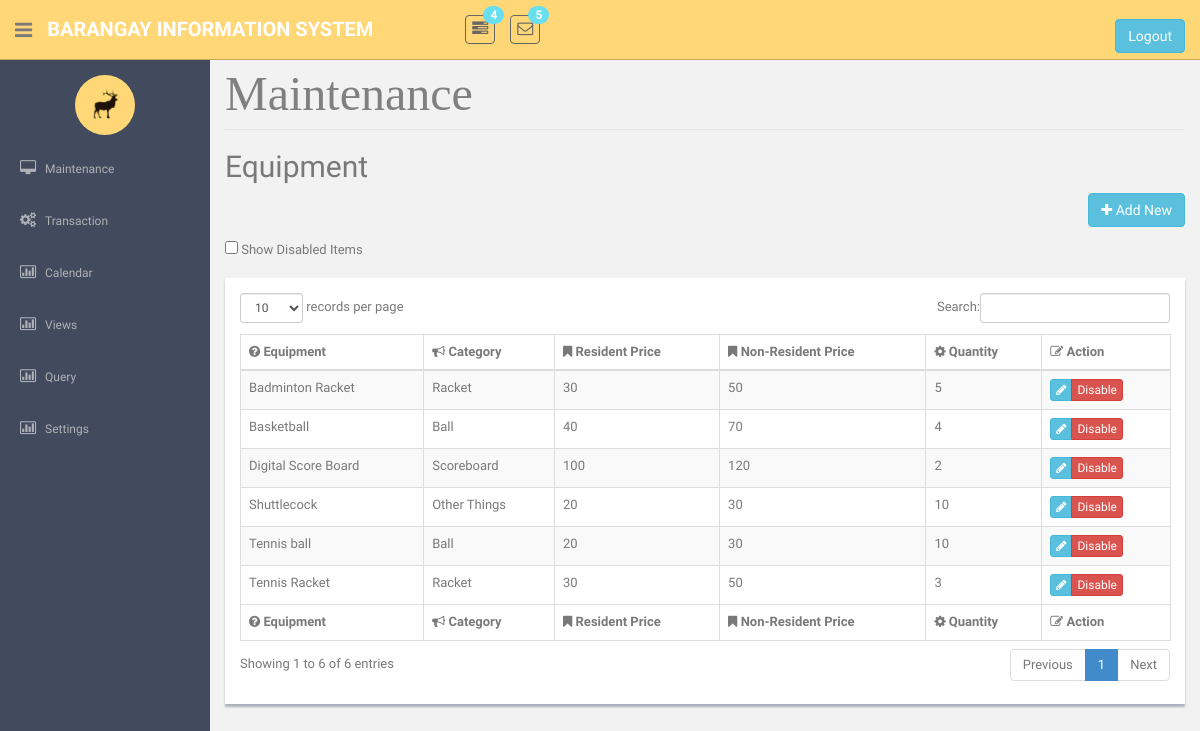
Page /EquipmentMaintenance.php on the earlier database version.
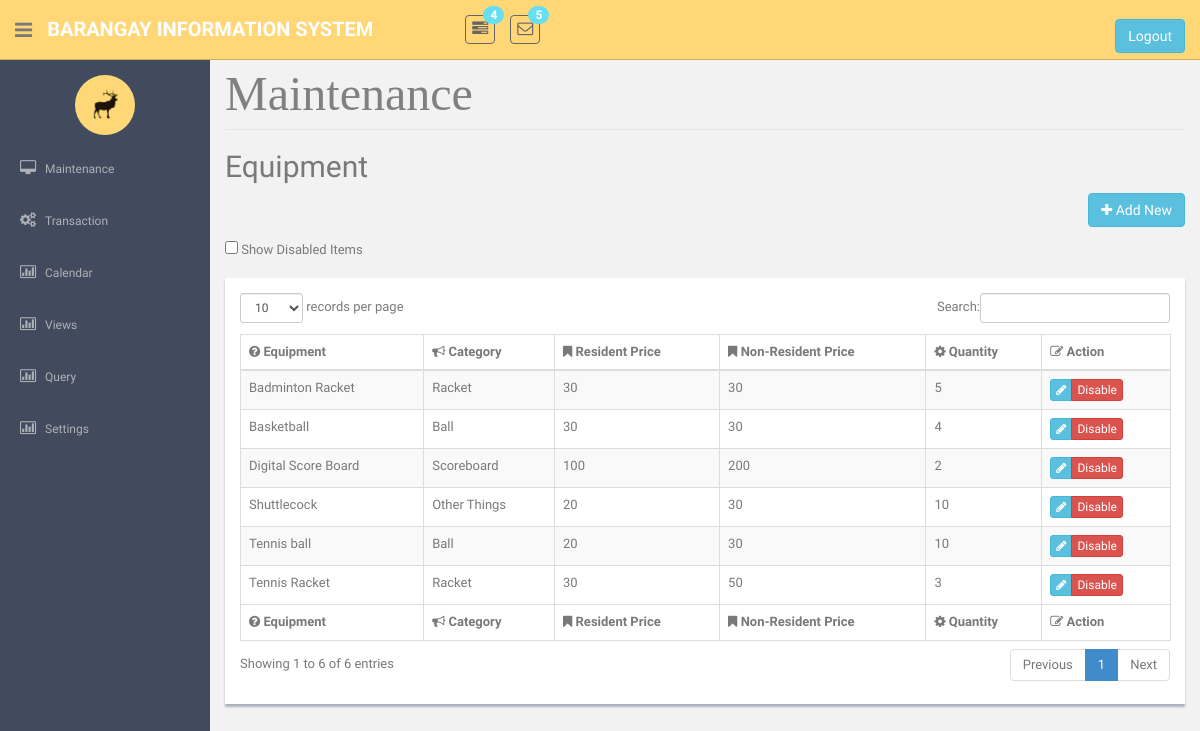
Same page on the later database version.
### tables this page shows
CREATE TABLE `tblequipment` (
  `strEquipNo` int(25) NOT NULL,
  `strEquipName` varchar(85) NOT NULL,
  `strEquipCategory` varchar(25) NOT NULL,
  `intEquipQuantity` int(11) NOT NULL,
  `dblEquipFee` double NOT NULL,
  `dblEquipNResidentCharge` double NOT NULL,
  `strStatus` varchar(10) NOT NULL,
  `imageUpload` varchar(100) NOT NULL
);

CREATE TABLE `tblcategory` (
  `strCategoryCode` int(25) NOT NULL,
  `strCategoryDesc` varchar(45) NOT NULL,
  `strCategoryType` varchar(45) NOT NULL
);

### EquipmentMaintenance.php (the view, shortened to what this page needs)
<!DOCTYPE html>
    <?php require('header.php');?>
    <?php require('sidebar.php');?>
<link href="dataTables/dataTables.bootstrap.css" rel="stylesheet" />
      <section id="main-content">
          <section class="wrapper site-min-height">
<legend ><font face = "cambria" size = 8 color = "grey">  Maintenance </font></legend>
		<h2> Equipment</h2>
				<p align="right">
				<button type="button" class="btn btn-info" onclick = "window.location.href='EquipmentAdd.php'"><i class="fa fa-plus"></i> Add New</button>
				</p>
				<input type= checkbox id = "showdisabled" onclick ="showdis()"> Show Disabled Items<br>
										<br>
<div class = "showback" id = 'tblview'>
	<form method = POST>
				<table class="table table-striped table-bordered table-hover"  border = '3' id="dataTable">
					<thead>
						<tr>
							<th><i class="fa fa-question-circle"></i> Equipment </th>
							<th><i class="fa fa-bullhorn"></i> Category </th>
							<th><i class="fa fa-bookmark"></i> Resident Price</th>
							<th><i class="fa fa-bookmark"></i> Non-Resident Price</th>
							<th><i class="fa fa-cog"></i> Quantity </th>
							<th><i class="fa fa-edit"></i> Action</th>
						</tr>
					</thead>
					<tfoot>
						<tr>
							<th><i class="fa fa-question-circle"></i> Equipment </th>
							<th><i class="fa fa-bullhorn"></i> Category </th>
							<th><i class="fa fa-bookmark"></i> Resident Price</th>
							<th><i class="fa fa-bookmark"></i> Non-Resident Price</th>
							<th><i class="fa fa-cog"></i> Quantity </th>
							<th><i class="fa fa-edit"></i> Action</th>
						</tr>
					</tfoot>
					<tbody><?php
					require('connection.php');
						$sql = "select * from tblequipment where strStatus = 'Enabled'";
						$query = mysqli_query($con, $sql);
						if(mysqli_num_rows($query) > 0){
							while($row = mysqli_fetch_object($query)){?>
								<tr> <td><?php echo $row->strEquipName?></td>
									<td><?php
								$query2 = mysqli_query($con,"Select * from tblCategory where strcategorycode = '$row->strEquipCategory'");
								if(mysqli_num_rows($query2) > 0){
									while($row1 = mysqli_fetch_object($query2)){
										echo  $row1->strCategoryDesc;
									}
								}
					?>				</td>
									<td><?php echo $row->dblEquipFee?></td>
									<td><?php echo $row->dblEquipNResidentCharge?></td>
									<td><?php echo $row->intEquipQuantity?></td>
									<td><div class="btn-group " role="group" aria-label="..." >
									<div class="btn-group " role="group">
									<button  class="btn btn-info btn-xs" type = submit name = "btnEdit" value = <?php echo $row->strEquipNo; ?> ><i class="fa fa-pencil"></i></button>
									</div>
									<div class="btn-group " role="group" >
									<button  class="btn btn-danger btn-xs" type = submit name = "btnDelete" onclick = "return confirm('Do you really want to continue?');" value = <?php echo $row->strEquipNo; ?> >Disable</button>
									</div>
									</div></td>
								</tr>
		<?php }} ?></tbody>
				</table>
                    </form>
</div><br><br>
		</section><! --/wrapper -->
      </section>
  </section>
  </body>
</html>

### header.php (shortened to what this page needs)
<html lang="en">
  <head>
    <link href="assets/css/bootstrap.css" rel="stylesheet">
    <link href="assets/font-awesome/css/font-awesome.css" rel="stylesheet" />
    <link href="assets/css/style.css" rel="stylesheet">
    <link href="assets/css/style-responsive.css" rel="stylesheet">
	<link href="dataTables/dataTables.bootstrap.css" rel="stylesheet" />
  </head>
  <body>
  <section id="container" >
      <header class="header black-bg">
              <div class="sidebar-toggle-box">
                  <div class="fa fa-bars tooltips" data-placement="right" data-original-title="Toggle Navigation"></div>
              </div>
            <a href="index.html" class="logo"><b>Barangay Information System</b></a>
            <div class="nav notify-row" id="top_menu">
                <ul class="nav top-menu">
                    <li class="dropdown">
                        <a data-toggle="dropdown" class="dropdown-toggle" href="index.html#">
                            <i class="fa fa-tasks"></i>
                            <span class="badge bg-theme">4</span>
                        </a>
                    </li>
                    <li id="header_inbox_bar" class="dropdown">
                        <a data-toggle="dropdown" class="dropdown-toggle" href="index.html#">
                            <i class="fa fa-envelope-o"></i>
                            <span class="badge bg-theme">5</span>
                        </a>
                    </li>
                </ul>
            </div><form method = POST>
            <div class="top-menu">
            	<ul class="nav pull-right top-menu">
                    <li><br><button name = 'logout' class = 'btn btn-info ' type = submit>Logout</button></li>
            	</ul>
            </div>
			</form>
        </header>

### sidebar.php (shortened to what this page needs)
 <aside>
     <div id="sidebar"  class="nav-collapse ">
         <ul class="sidebar-menu" id="nav-accordion">
         	  <p class="centered"><a href="profile.html"><img src="assets/img/ui-sam.jpg" class="img-circle" width="60"></a></p>
             <li class="sub-menu">
                 <a href="javascript:;" >
                     <i class="fa fa-desktop"></i>
                     <span>Maintenance</span>
                 </a>
             </li>
             <li class="sub-menu">
                 <a href="validitycheck.php" >
                     <i class="fa fa-cogs"></i>
                     <span>Transaction</span>
                 </a>
             </li>
  <li class="sub-menu">
                 <a href="viewCalendar.php" >
                     <i class="fa fa-bar-chart-o"></i>
                     <span>Calendar</span>
                 </a>
             </li>
         <li class="sub-menu">
                 <a href="javascript:;" >
                     <i class="fa fa-bar-chart-o"></i>
                     <span>Views</span>
                 </a>
             </li>
             <li class="sub-menu">
                 <a href="javascript:;" >
                     <i class="fa fa-bar-chart-o"></i>
                     <span>Query</span>
                 </a>
             </li>
<li class="sub-menu">
                 <a href="changeSettings.php" >
                     <i class="fa fa-bar-chart-o"></i>
                     <span>Settings</span>
                 </a>
             </li>
         </ul>
     </div>
 </aside>

### assets/css/style.css (style rules this page uses)
body { color: #797979; background: #f2f2f2; font-family: 'Ruda', sans-serif; padding: 0px !important; margin: 0px !important; font-size:13px; }
ul li { list-style: none; }
a, a:hover, a:focus { text-decoration: none; outline: none; }
#container { width: 100%; height: 100%; }
.bg-theme { background-color: #68dff0; }
.centered { text-align: center; }
#sidebar { width: 210px; height: 100%; position: fixed; background: #424a5d; }
#sidebar ul li { position: relative; }
ul.sidebar-menu , ul.sidebar-menu li ul.sub { margin: -2px 0 0; padding: 0; }
ul.sidebar-menu { margin-top: 75px; }
ul.sidebar-menu li { margin-bottom: 5px; margin-left:10px; margin-right:10px; }
ul.sidebar-menu li.sub-menu { line-height: 15px; }
ul.sidebar-menu li a span { display: inline-block; }
ul.sidebar-menu li a { color: #aeb2b7; text-decoration: none; display: block; padding: 15px 0 15px 10px; font-size: 12px; outline: none; -webkit-transition: all 0.3s ease; -moz-transition: all 0.3s ease; -o-transition: all 0.3s ease; -ms-transition: all 0.3s ease; transition: all 0.3s ease; }
ul.sidebar-menu li a i { font-size: 15px; padding-right: 6px; }
#main-content { margin-left: 210px; }
.header, .footer { min-height: 60px; padding: 0 15px; }
.header { position: fixed; left: 0; right: 0; z-index: 1002; }
.black-bg { background: #ffd777; border-bottom: 1px solid #c9aa5f; }
.wrapper { display: inline-block; margin-top: 60px; padding-left: 15px; padding-right: 15px; padding-bottom: 15px; padding-top: 0px; width: 100%; }
a.logo { font-size: 20px; color: #ffffff; float: left; margin-top: 15px; text-transform: uppercase; }
a.logo b { font-weight: 900; }
#top_menu .nav > li, ul.top-menu > li { float: left; }
.notify-row { float: left; margin-top: 15px; margin-left: 92px; }
ul.top-menu > li > a { color: #666666; font-size: 16px; border-radius: 4px; -webkit-border-radius: 4px; border:1px solid #666666 !important; padding: 2px 6px; margin-right: 15px; }
.notify-row .badge { position: absolute; right: -10px; top: -10px; z-index: 100; }
.sidebar-toggle-box { float: left; padding-right: 15px; margin-top: 20px; }
.sidebar-toggle-box .fa-bars { cursor: pointer; display: inline-block; font-size: 20px; }
.showback { background: #ffffff; padding: 15px; margin-bottom: 15px; box-shadow: 0px 3px 2px #aab2bd; }
.site-min-height { min-height: 900px; }

Differences in the rows shown:
changed tblequipment "Badminton Racket": dblEquipNResidentCharge "50" → "30"
changed tblequipment "Basketball": dblEquipFee "40" → "30"; dblEquipNResidentCharge "70" → "30"
changed tblequipment "Digital Score Board": dblEquipNResidentCharge "120" → "200"
